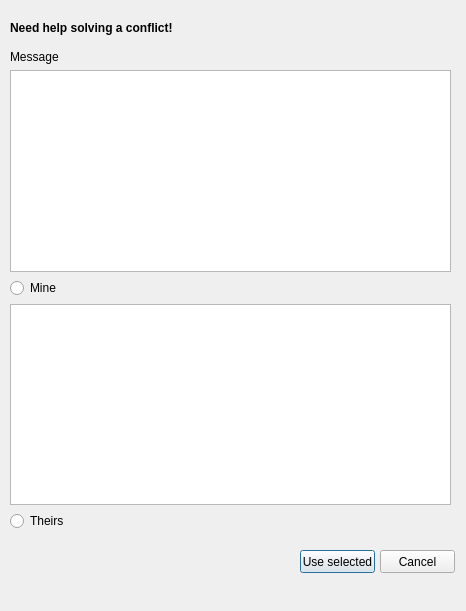
<?xml version="1.0" encoding="UTF-8"?>
<ui version="4.0">
 <class>Dialog</class>
 <widget class="QDialog" name="Dialog">
  <property name="geometry">
   <rect>
    <x>0</x>
    <y>0</y>
    <width>466</width>
    <height>611</height>
   </rect>
  </property>
  <property name="windowTitle">
   <string>IDA-SYNƎЯGY - Conflict</string>
  </property>
  <widget class="QPushButton" name="btnUse">
   <property name="geometry">
    <rect>
     <x>300</x>
     <y>550</y>
     <width>75</width>
     <height>23</height>
    </rect>
   </property>
   <property name="text">
    <string>Use selected</string>
   </property>
  </widget>
  <widget class="QPushButton" name="btnCancel">
   <property name="geometry">
    <rect>
     <x>380</x>
     <y>550</y>
     <width>75</width>
     <height>23</height>
    </rect>
   </property>
   <property name="text">
    <string>Cancel</string>
   </property>
  </widget>
  <widget class="QWidget" name="layoutWidget">
   <property name="geometry">
    <rect>
     <x>10</x>
     <y>50</y>
     <width>441</width>
     <height>481</height>
    </rect>
   </property>
   <layout class="QVBoxLayout" name="verticalLayout">
    <item>
     <widget class="QLabel" name="labelMessage">
      <property name="text">
       <string>Message</string>
      </property>
      <property name="textFormat">
       <enum>Qt::RichText</enum>
      </property>
      <property name="textInteractionFlags">
       <set>Qt::LinksAccessibleByKeyboard|Qt::LinksAccessibleByMouse|Qt::TextBrowserInteraction|Qt::TextSelectableByKeyboard|Qt::TextSelectableByMouse</set>
      </property>
     </widget>
    </item>
    <item>
     <widget class="QTextEdit" name="option1">
      <property name="enabled">
       <bool>true</bool>
      </property>
      <property name="frameShape">
       <enum>QFrame::StyledPanel</enum>
      </property>
      <property name="readOnly">
       <bool>true</bool>
      </property>
     </widget>
    </item>
    <item>
     <widget class="QRadioButton" name="radioButton1">
      <property name="text">
       <string>Mine</string>
      </property>
     </widget>
    </item>
    <item>
     <widget class="QTextEdit" name="option2">
      <property name="enabled">
       <bool>true</bool>
      </property>
      <property name="frameShadow">
       <enum>QFrame::Plain</enum>
      </property>
     </widget>
    </item>
    <item>
     <widget class="QRadioButton" name="radioButton2">
      <property name="text">
       <string>Theirs</string>
      </property>
     </widget>
    </item>
   </layout>
  </widget>
  <widget class="QLabel" name="label_5">
   <property name="geometry">
    <rect>
     <x>300</x>
     <y>10</y>
     <width>151</width>
     <height>41</height>
    </rect>
   </property>
   <property name="text">
    <string/>
   </property>
   <property name="pixmap">
    <pixmap>cubica.png</pixmap>
   </property>
  </widget>
  <widget class="QLabel" name="label_2">
   <property name="geometry">
    <rect>
     <x>10</x>
     <y>20</y>
     <width>181</width>
     <height>16</height>
    </rect>
   </property>
   <property name="font">
    <font>
     <weight>75</weight>
     <bold>true</bold>
    </font>
   </property>
   <property name="text">
    <string>Need help solving a conflict!</string>
   </property>
  </widget>
  <zorder>layoutWidget</zorder>
  <zorder>btnUse</zorder>
  <zorder>btnCancel</zorder>
  <zorder>label_5</zorder>
  <zorder>label_2</zorder>
 </widget>
 <resources/>
 <connections/>
</ui>
